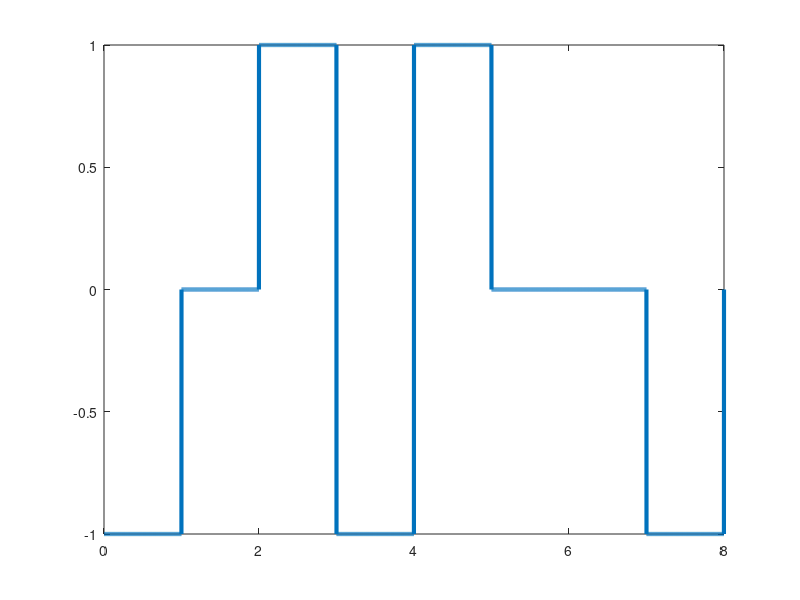

MATLAB code for this plot:
bits = [1 0 1 1 1 0 0 1];
% bits = [1 0 1 0 0 1 1 1 0 0 1];
bitrate = 1;
n = 1000;
T = length(bits)/bitrate;
N = n*length(bits);
dt = T/N;
t = 0:dt:T;
x = zeros(1,length(t));
lastbit = 1;

for i=1:length(bits)
    if bits(i)==1
        x((i-1)*n+1:i*n) = -lastbit;
        lastbit = -lastbit;
    end
end

plot(t, x, 'Linewidth', 3);
counter = 0;
lastbit = 1;

for i = 1:length(t)
    if t(i)>counter
        counter = counter + 1;
        if x(i)==-lastbit
            result(counter) = 1;
            lastbit = -lastbit;
        else
            result(counter) = 0;
        end
    end
end
disp('AMI Decoding:');
disp(result);